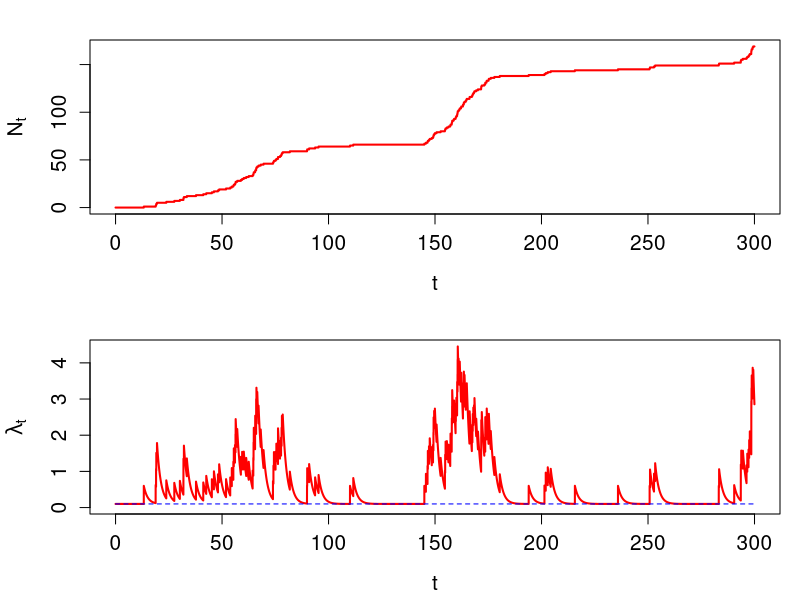

Source code (R):
par(mfrow=c(2,1),ps = 15,mar=c(4.3,4.5,2,1))

set.seed(0)

########################################################################################################################
########################################################################################################################
########################################################################################################################
params <- c(0.1, 0.5, 0.55, 0) #(mu, alpha, beta, x)
t_max <- 300

########################################################################################################################
########################################################################################################################
########################################################################################################################

#path of N_t
simulate_uni_hawkes <- function(params, t_max){
  mu     <- params[1]
  alpha  <- params[2]
  beta   <- params[3]
  x <- params[4]
  arrivals <- 0 #t=0
  s <- 0 #interarrival time
  t <- 0 #jump time
  lambda_star <- mu+x #start point of lambda
  D <- 1+(beta*log(runif(1)))/(lambda_star-mu)
  if(D>=0){
      s <- min(-log(D)/beta,-log(runif(1))/mu)
    }else{
      s<- -log(runif(1))/mu
    }
  t <- s
  lambda <- mu + x*exp(-beta*s) + alpha #new value of lambda
  arrivals<- c(arrivals,t)
  while(t < t_max) {
    D <- 1+(beta*log(runif(1)))/(lambda - mu)
    if(D>=0){
      s <- min(-log(D)/beta,-log(runif(1))/mu)
    }else{
      s<- -log(runif(1))/mu
    }
    lambda <- mu + (lambda-mu)*exp(-beta*s) + alpha
    t <- t + s
    if(t < t_max){
      arrivals <- c(arrivals,t)}
    }
  return(c(arrivals,t_max))
}

########################################################################################################################
########################################################################################################################
########################################################################################################################


#set.seed(123)
t <- simulate_uni_hawkes(params, t_max)
N <- c(0:(length(t)-2),length(t)-2)

########################################################################################################################
########################################################################################################################
########################################################################################################################

plot(t,N, type = "s", col = "red",lwd = 2
     ,xlab="t", ylab=expression(N[t]))

########################################################################################################################
########################################################################################################################
########################################################################################################################


#path of intensity
intensity <- function(params, arrivals, delta){
  mu     <- params[1]
  alpha  <- params[2]
  beta   <- params[3]
  x <- params[4]
  lambda <- mu+x
  t <- 0
  result <- lambda
  for(i in 1:(length(arrivals)-1)){
    x <- seq(arrivals[i], arrivals[i+1], by = delta)
    t <- c(t, x)
    result <-c(result, sapply(x, function(s){
      mu + (lambda-mu)*exp(-beta*(s-arrivals[i]))
    }))
    lambda <- mu + (lambda-mu)*exp(-beta*(arrivals[i+1]-arrivals[i])) + alpha
  }
  return(data.frame(t,result))
}

########################################################################################################################
########################################################################################################################
########################################################################################################################

n<-10000
delta <- t_max/n
intensity <- intensity(params, t, delta)
plot(intensity, type = "l", col = "red",lwd = 2
     ,xlab="t", ylab=expression(lambda[t]),ylim=c(0,max(intensity[2])))

segments(0, params[1], t_max, params[1], col="blue",lty=2,ylim=c(0,max(intensity[2])))
